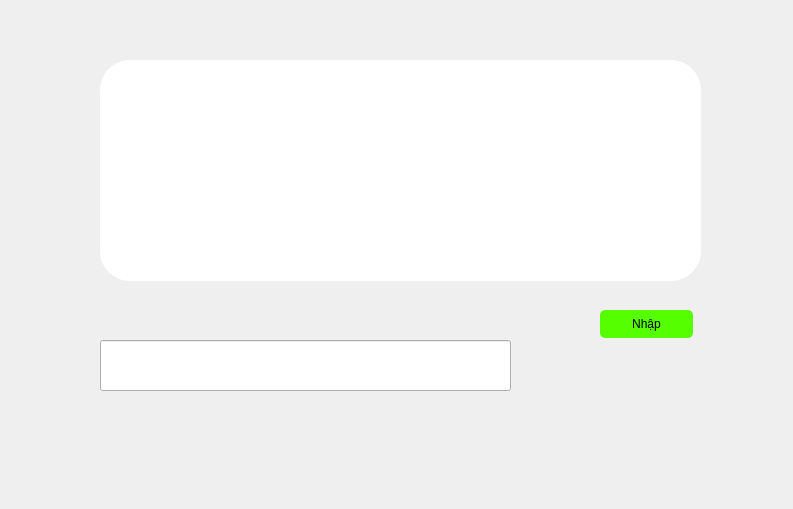
<?xml version="1.0" encoding="UTF-8"?>
<ui version="4.0">
 <class>Dialog</class>
 <widget class="QDialog" name="Dialog">
  <property name="geometry">
   <rect>
    <x>0</x>
    <y>0</y>
    <width>793</width>
    <height>509</height>
   </rect>
  </property>
  <property name="windowTitle">
   <string>Dialog</string>
  </property>
  <widget class="QWidget" name="widget" native="true">
   <property name="geometry">
    <rect>
     <x>0</x>
     <y>10</y>
     <width>791</width>
     <height>521</height>
    </rect>
   </property>
   <widget class="QTextEdit" name="textEdit">
    <property name="geometry">
     <rect>
      <x>100</x>
      <y>50</y>
      <width>601</width>
      <height>221</height>
     </rect>
    </property>
    <property name="styleSheet">
     <string notr="true">border-radius: 30px;
background-color: qlineargradient(spread:pad, x1:0, y1:0, x2:1, y2:1, stop:0 rgba(255, 255, 255, 255), stop:1 rgba(255, 255, 255, 255));</string>
    </property>
   </widget>
   <widget class="QPushButton" name="pushButton">
    <property name="geometry">
     <rect>
      <x>600</x>
      <y>300</y>
      <width>93</width>
      <height>28</height>
     </rect>
    </property>
    <property name="styleSheet">
     <string notr="true">border-radius: 5px;
background-color: rgb(85, 255, 0);</string>
    </property>
    <property name="text">
     <string>Nhập</string>
    </property>
   </widget>
   <widget class="QLineEdit" name="lineEdit">
    <property name="geometry">
     <rect>
      <x>100</x>
      <y>330</y>
      <width>411</width>
      <height>51</height>
     </rect>
    </property>
   </widget>
  </widget>
 </widget>
 <resources/>
 <connections/>
</ui>
